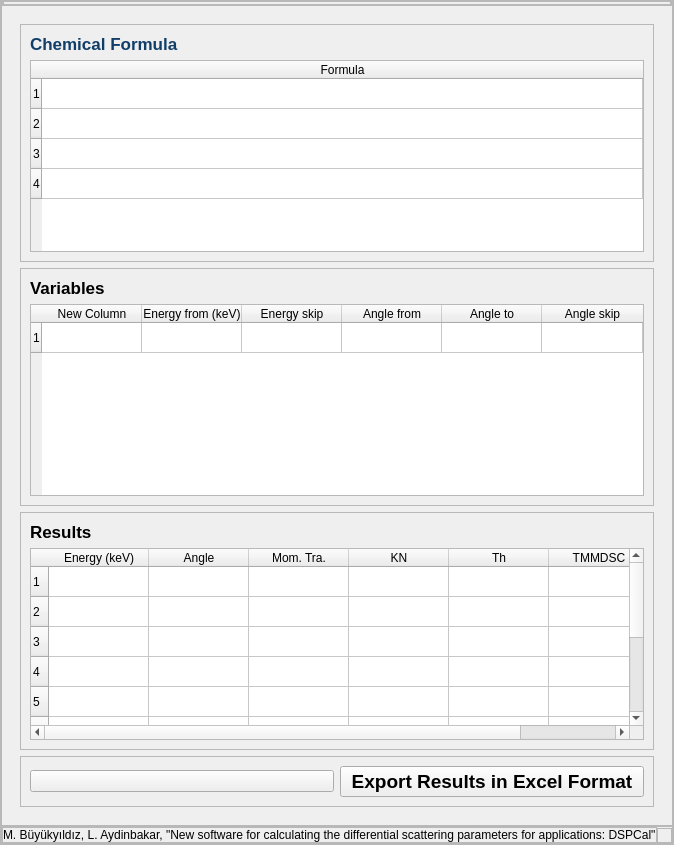
     <widget class="QFrame" name="main">
      <property name="frameShape">
       <enum>QFrame::StyledPanel</enum>
      </property>
      <property name="frameShadow">
       <enum>QFrame::Raised</enum>
      </property>
      <layout class="QVBoxLayout" name="verticalLayout">
       <property name="spacing">
        <number>0</number>
       </property>
       <property name="leftMargin">
        <number>0</number>
       </property>
       <property name="topMargin">
        <number>0</number>
       </property>
       <property name="rightMargin">
        <number>0</number>
       </property>
       <property name="bottomMargin">
        <number>0</number>
       </property>
       <item alignment="Qt::AlignTop">
        <widget class="QFrame" name="header_frame">
         <property name="frameShape">
          <enum>QFrame::StyledPanel</enum>
         </property>
         <property name="frameShadow">
          <enum>QFrame::Raised</enum>
         </property>
         <layout class="QHBoxLayout" name="horizontalLayout_2">
          <property name="spacing">
           <number>0</number>
          </property>
          <property name="leftMargin">
           <number>0</number>
          </property>
          <property name="topMargin">
           <number>0</number>
          </property>
          <property name="rightMargin">
           <number>0</number>
          </property>
          <property name="bottomMargin">
           <number>0</number>
          </property>
          <item alignment="Qt::AlignLeft|Qt::AlignTop">
           <widget class="QFrame" name="menubutton">
            <property name="frameShape">
             <enum>QFrame::StyledPanel</enum>
            </property>
            <property name="frameShadow">
             <enum>QFrame::Raised</enum>
            </property>
            <layout class="QHBoxLayout" name="horizontalLayout_5">
             <property name="spacing">
              <number>0</number>
             </property>
             <property name="leftMargin">
              <number>0</number>
             </property>
             <property name="topMargin">
              <number>0</number>
             </property>
             <property name="rightMargin">
              <number>0</number>
             </property>
             <property name="bottomMargin">
              <number>0</number>
             </property>
            </layout>
           </widget>
          </item>
          <item alignment="Qt::AlignRight|Qt::AlignTop">
           <widget class="QFrame" name="toprightbuttons">
            <property name="frameShape">
             <enum>QFrame::StyledPanel</enum>
            </property>
            <property name="frameShadow">
             <enum>QFrame::Raised</enum>
            </property>
            <layout class="QHBoxLayout" name="horizontalLayout_4">
             <property name="spacing">
              <number>0</number>
             </property>
             <property name="leftMargin">
              <number>0</number>
             </property>
             <property name="topMargin">
              <number>0</number>
             </property>
             <property name="rightMargin">
              <number>0</number>
             </property>
             <property name="bottomMargin">
              <number>0</number>
             </property>
            </layout>
           </widget>
          </item>
         </layout>
        </widget>
       </item>
       <item>
        <widget class="QFrame" name="main_body">
         <property name="sizePolicy">
          <sizepolicy hsizetype="Preferred" vsizetype="Expanding">
           <horstretch>0</horstretch>
           <verstretch>0</verstretch>
          </sizepolicy>
         </property>
         <property name="frameShape">
          <enum>QFrame::StyledPanel</enum>
         </property>
         <property name="frameShadow">
          <enum>QFrame::Raised</enum>
         </property>
         <layout class="QVBoxLayout" name="verticalLayout_13">
          <item>
           <widget class="QStackedWidget" name="stackedWidget_3">
            <widget class="QWidget" name="page_main">
             <layout class="QVBoxLayout" name="verticalLayout_15">
              <item>
               <widget class="QFrame" name="frame_7">
                <property name="frameShape">
                 <enum>QFrame::StyledPanel</enum>
                </property>
                <property name="frameShadow">
                 <enum>QFrame::Raised</enum>
                </property>
                <layout class="QVBoxLayout" name="verticalLayout_16">
                 <item>
                  <widget class="QLabel" name="label_29">
                   <property name="palette">
                    <palette>
                     <active>
                      <colorrole role="WindowText">
                       <brush brushstyle="SolidPattern">
                        <color alpha="255">
                         <red>17</red>
                         <green>62</green>
                         <blue>104</blue>
                        </color>
                       </brush>
                      </colorrole>
                      <colorrole role="Text">
                       <brush brushstyle="SolidPattern">
                        <color alpha="255">
                         <red>17</red>
                         <green>62</green>
                         <blue>104</blue>
                        </color>
                       </brush>
                      </colorrole>
                      <colorrole role="BrightText">
                       <brush brushstyle="SolidPattern">
                        <color alpha="255">
                         <red>17</red>
                         <green>62</green>
                         <blue>104</blue>
                        </color>
                       </brush>
                      </colorrole>
                      <colorrole role="ButtonText">
                       <brush brushstyle="SolidPattern">
                        <color alpha="255">
                         <red>17</red>
                         <green>62</green>
                         <blue>104</blue>
                        </color>
                       </brush>
                      </colorrole>
                      <colorrole role="PlaceholderText">
                       <brush brushstyle="SolidPattern">
                        <color alpha="255">
                         <red>17</red>
                         <green>62</green>
                         <blue>104</blue>
                        </color>
                       </brush>
                      </colorrole>
                     </active>
                     <inactive>
                      <colorrole role="WindowText">
                       <brush brushstyle="SolidPattern">
                        <color alpha="255">
                         <red>17</red>
                         <green>62</green>
                         <blue>104</blue>
                        </color>
                       </brush>
                      </colorrole>
                      <colorrole role="Text">
                       <brush brushstyle="SolidPattern">
                        <color alpha="255">
                         <red>17</red>
                         <green>62</green>
                         <blue>104</blue>
                        </color>
                       </brush>
                      </colorrole>
                      <colorrole role="BrightText">
                       <brush brushstyle="SolidPattern">
                        <color alpha="255">
                         <red>17</red>
                         <green>62</green>
                         <blue>104</blue>
                        </color>
                       </brush>
                      </colorrole>
                      <colorrole role="ButtonText">
                       <brush brushstyle="SolidPattern">
                        <color alpha="255">
                         <red>17</red>
                         <green>62</green>
                         <blue>104</blue>
                        </color>
                       </brush>
                      </colorrole>
                      <colorrole role="PlaceholderText">
                       <brush brushstyle="SolidPattern">
                        <color alpha="255">
                         <red>17</red>
                         <green>62</green>
                         <blue>104</blue>
                        </color>
                       </brush>
                      </colorrole>
                     </inactive>
                     <disabled>
                      <colorrole role="WindowText">
                       <brush brushstyle="SolidPattern">
                        <color alpha="255">
                         <red>17</red>
                         <green>62</green>
                         <blue>104</blue>
                        </color>
                       </brush>
                      </colorrole>
                      <colorrole role="Text">
                       <brush brushstyle="SolidPattern">
                        <color alpha="255">
                         <red>17</red>
                         <green>62</green>
                         <blue>104</blue>
                        </color>
                       </brush>
                      </colorrole>
                      <colorrole role="BrightText">
                       <brush brushstyle="SolidPattern">
                        <color alpha="255">
                         <red>17</red>
                         <green>62</green>
                         <blue>104</blue>
                        </color>
                       </brush>
                      </colorrole>
                      <colorrole role="ButtonText">
                       <brush brushstyle="SolidPattern">
                        <color alpha="255">
                         <red>17</red>
                         <green>62</green>
                         <blue>104</blue>
                        </color>
                       </brush>
                      </colorrole>
                      <colorrole role="PlaceholderText">
                       <brush brushstyle="SolidPattern">
                        <color alpha="255">
                         <red>17</red>
                         <green>62</green>
                         <blue>104</blue>
                        </color>
                       </brush>
                      </colorrole>
                     </disabled>
                    </palette>
                   </property>
                   <property name="font">
                    <font>
                     <pointsize>13</pointsize>
                     <weight>75</weight>
                     <bold>true</bold>
                    </font>
                   </property>
                   <property name="text">
                    <string>Chemical Formula</string>
                   </property>
                  </widget>
                 </item>
                 <item>
                  <widget class="QTableWidget" name="tableWidget_Chemical_Formula">
                   <property name="autoFillBackground">
                    <bool>false</bool>
                   </property>
                   <property name="frameShape">
                    <enum>QFrame::StyledPanel</enum>
                   </property>
                   <property name="autoScrollMargin">
                    <number>16</number>
                   </property>
                   <property name="editTriggers">
                    <set>QAbstractItemView::NoEditTriggers</set>
                   </property>
                   <property name="alternatingRowColors">
                    <bool>false</bool>
                   </property>
                   <property name="selectionBehavior">
                    <enum>QAbstractItemView::SelectRows</enum>
                   </property>
                   <property name="rowCount">
                    <number>4</number>
                   </property>
                   <attribute name="horizontalHeaderVisible">
                    <bool>true</bool>
                   </attribute>
                   <attribute name="horizontalHeaderCascadingSectionResizes">
                    <bool>false</bool>
                   </attribute>
                   <attribute name="horizontalHeaderHighlightSections">
                    <bool>true</bool>
                   </attribute>
                   <attribute name="horizontalHeaderShowSortIndicator" stdset="0">
                    <bool>false</bool>
                   </attribute>
                   <attribute name="horizontalHeaderStretchLastSection">
                    <bool>true</bool>
                   </attribute>
                   <attribute name="verticalHeaderVisible">
                    <bool>true</bool>
                   </attribute>
                   <attribute name="verticalHeaderCascadingSectionResizes">
                    <bool>false</bool>
                   </attribute>
                   <attribute name="verticalHeaderStretchLastSection">
                    <bool>false</bool>
                   </attribute>
                   <row/>
                   <row/>
                   <row/>
                   <row/>
                   <column>
                    <property name="text">
                     <string>Formula</string>
                    </property>
                   </column>
                  </widget>
                 </item>
                </layout>
               </widget>
              </item>
              <item>
               <widget class="QFrame" name="frame_8">
                <property name="frameShape">
                 <enum>QFrame::StyledPanel</enum>
                </property>
                <property name="frameShadow">
                 <enum>QFrame::Raised</enum>
                </property>
                <layout class="QVBoxLayout" name="verticalLayout_18">
                 <item>
                  <widget class="QLabel" name="label_30">
                   <property name="font">
                    <font>
                     <pointsize>13</pointsize>
                     <weight>75</weight>
                     <bold>true</bold>
                    </font>
                   </property>
                   <property name="text">
                    <string>Variables</string>
                   </property>
                  </widget>
                 </item>
                 <item>
                  <widget class="QTableWidget" name="tableWidget_Variables">
                   <property name="editTriggers">
                    <set>QAbstractItemView::NoEditTriggers</set>
                   </property>
                   <property name="selectionBehavior">
                    <enum>QAbstractItemView::SelectRows</enum>
                   </property>
                   <property name="rowCount">
                    <number>1</number>
                   </property>
                   <property name="columnCount">
                    <number>6</number>
                   </property>
                   <attribute name="horizontalHeaderStretchLastSection">
                    <bool>true</bool>
                   </attribute>
                   <row/>
                   <column>
                    <property name="text">
                     <string>New Column</string>
                    </property>
                   </column>
                   <column>
                    <property name="text">
                     <string>Energy from (keV)</string>
                    </property>
                   </column>
                   <column>
                    <property name="text">
                     <string>Energy skip</string>
                    </property>
                   </column>
                   <column>
                    <property name="text">
                     <string>Angle from</string>
                    </property>
                   </column>
                   <column>
                    <property name="text">
                     <string>Angle to</string>
                    </property>
                   </column>
                   <column>
                    <property name="text">
                     <string>Angle skip</string>
                    </property>
                   </column>
                  </widget>
                 </item>
                </layout>
               </widget>
              </item>
              <item>
               <widget class="QFrame" name="frame_9">
                <property name="frameShape">
                 <enum>QFrame::StyledPanel</enum>
                </property>
                <property name="frameShadow">
                 <enum>QFrame::Raised</enum>
                </property>
                <layout class="QVBoxLayout" name="verticalLayout_17">
                 <item>
                  <widget class="QLabel" name="label_31">
                   <property name="font">
                    <font>
                     <pointsize>13</pointsize>
                     <weight>75</weight>
                     <bold>true</bold>
                    </font>
                   </property>
                   <property name="text">
                    <string>Results</string>
                   </property>
                  </widget>
                 </item>
                 <item>
                  <widget class="QTableWidget" name="tableWidget_Results">
                   <property name="editTriggers">
                    <set>QAbstractItemView::NoEditTriggers</set>
                   </property>
                   <property name="selectionBehavior">
                    <enum>QAbstractItemView::SelectRows</enum>
                   </property>
                   <property name="rowCount">
                    <number>10</number>
                   </property>
                   <property name="columnCount">
                    <number>6</number>
                   </property>
                   <attribute name="horizontalHeaderStretchLastSection">
                    <bool>true</bool>
                   </attribute>
                   <row/>
                   <row/>
                   <row/>
                   <row/>
                   <row/>
                   <row/>
                   <row/>
                   <row/>
                   <row/>
                   <row/>
                   <column>
                    <property name="text">
                     <string>Energy (keV)</string>
                    </property>
                   </column>
                   <column>
                    <property name="text">
                     <string>Angle</string>
                    </property>
                   </column>
                   <column>
                    <property name="text">
                     <string>Mom. Tra.</string>
                    </property>
                   </column>
                   <column>
                    <property name="text">
                     <string>KN</string>
                    </property>
                   </column>
                   <column>
                    <property name="text">
                     <string>Th</string>
                    </property>
                   </column>
                   <column>
                    <property name="text">
                     <string>TMMDSC</string>
                    </property>
                   </column>
                  </widget>
                 </item>
                </layout>
               </widget>
              </item>
              <item>
               <widget class="QFrame" name="frame_10">
                <property name="frameShape">
                 <enum>QFrame::StyledPanel</enum>
                </property>
                <property name="frameShadow">
                 <enum>QFrame::Raised</enum>
                </property>
                <layout class="QHBoxLayout" name="horizontalLayout_7">
                 <item>
                  <widget class="QPushButton" name="BtnCalculate">
                   <property name="text">
                    <string/>
                   </property>
                  </widget>
                 </item>
                 <item>
                  <widget class="QPushButton" name="BtnDownload">
                   <property name="font">
                    <font>
                     <family>Segoe UI</family>
                     <pointsize>14</pointsize>
                     <weight>75</weight>
                     <italic>false</italic>
                     <bold>true</bold>
                    </font>
                   </property>
                   <property name="cursor">
                    <cursorShape>PointingHandCursor</cursorShape>
                   </property>
                   <property name="text">
                    <string>Export Results in Excel Format</string>
                   </property>
                  </widget>
                 </item>
                </layout>
               </widget>
              </item>
             </layout>
            </widget>
            <widget class="QWidget" name="page_about"/>
           </widget>
          </item>
         </layout>
        </widget>
       </item>
       <item alignment="Qt::AlignBottom">
        <widget class="QFrame" name="footer">
         <property name="frameShape">
          <enum>QFrame::StyledPanel</enum>
         </property>
         <property name="frameShadow">
          <enum>QFrame::Raised</enum>
         </property>
         <layout class="QHBoxLayout" name="horizontalLayout_3">
          <property name="spacing">
           <number>0</number>
          </property>
          <property name="leftMargin">
           <number>0</number>
          </property>
          <property name="topMargin">
           <number>0</number>
          </property>
          <property name="rightMargin">
           <number>0</number>
          </property>
          <property name="bottomMargin">
           <number>0</number>
          </property>
          <item alignment="Qt::AlignBottom">
           <widget class="QFrame" name="footerdesc">
            <property name="frameShape">
             <enum>QFrame::StyledPanel</enum>
            </property>
            <property name="frameShadow">
             <enum>QFrame::Raised</enum>
            </property>
            <layout class="QVBoxLayout" name="verticalLayout_3">
             <property name="spacing">
              <number>0</number>
             </property>
             <property name="leftMargin">
              <number>0</number>
             </property>
             <property name="topMargin">
              <number>0</number>
             </property>
             <property name="rightMargin">
              <number>0</number>
             </property>
             <property name="bottomMargin">
              <number>0</number>
             </property>
             <item alignment="Qt::AlignBottom">
              <widget class="QLabel" name="label_2">
               <property name="text">
                <string>M. Büyükyıldız, L. Aydinbakar, &quot;New software for calculating the differential scattering parameters for applications: DSPCal&quot;</string>
               </property>
               <property name="textFormat">
                <enum>Qt::AutoText</enum>
               </property>
              </widget>
             </item>
            </layout>
           </widget>
          </item>
          <item alignment="Qt::AlignRight|Qt::AlignBottom">
           <widget class="QFrame" name="size_grip">
            <property name="minimumSize">
             <size>
              <width>15</width>
              <height>15</height>
             </size>
            </property>
            <property name="maximumSize">
             <size>
              <width>15</width>
              <height>15</height>
             </size>
            </property>
            <property name="frameShape">
             <enum>QFrame::StyledPanel</enum>
            </property>
            <property name="frameShadow">
             <enum>QFrame::Raised</enum>
            </property>
            <layout class="QVBoxLayout" name="verticalLayout_4">
             <property name="leftMargin">
              <number>0</number>
             </property>
             <property name="topMargin">
              <number>0</number>
             </property>
             <property name="rightMargin">
              <number>0</number>
             </property>
             <property name="bottomMargin">
              <number>0</number>
             </property>
             <item alignment="Qt::AlignRight|Qt::AlignBottom">
              <widget class="QLabel" name="label">
               <property name="text">
                <string/>
               </property>
               <property name="pixmap">
                <pixmap resource="icons.qrc">:/icons/guidata/cil-size-grip.png</pixmap>
               </property>
               <property name="scaledContents">
                <bool>false</bool>
               </property>
              </widget>
             </item>
            </layout>
           </widget>
          </item>
         </layout>
        </widget>
       </item>
      </layout>
     </widget>
